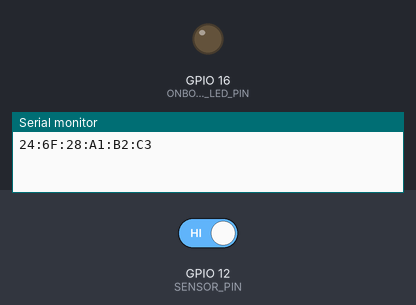
Bench run of a sketch on a simulated ESP8266 (NodeMCU). On the bench: output pins drawn as LEDs (lit = HIGH), the last lines printed to the serial monitor. The test bench sets the inputs (shaded band); at power-on: GPIO 12 (SENSOR_PIN) HIGH. A WiFi scan finds three made-up networks.

Above: at 1.3 s.
1.4 s: GPIO 12 (SENSOR_PIN) driven LOW
At 2.6 s:
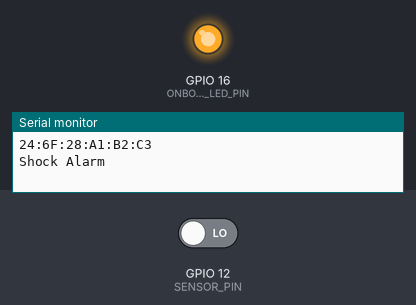
4.4 s: GPIO 12 (SENSOR_PIN) driven HIGH
Timing chart, 0 to 12.5 s (numbered marks = the images above; inputs shaded):
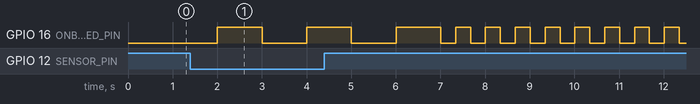

The sketch:

the-internet.ino
```cpp
#include "ESP8266WiFi.h"
#include <WiFiClient.h>

//#########################################
//# Defines
//#########################################
// LED defines
#define R_PIN
#define G_PIN
#define B_PIN
#define ONBOARD_LED_PIN 16 //D6 on board

// Sensor defines
#define SENSOR_PIN 12

// Wifi defines
#define SCAN_PERIOD 5000

//#########################################
//# Globals
//#########################################
// LED vars
long lastBlinkMillis;
boolean ledState;

// Scan vars
long lastScanMillis;
int networksFound = 1;

// Sensor vars
long lastTriggerMillis;
int sensorState = HIGH;  // This is where we record our shock measurement
boolean sensorTriggered = false;
int sensorTriggerCount = 0;
int sensorDebounceTime = 100; // Number of milli seconds to keep the shock alarm high

// Mode vars
int currentMode = 0;

//#########################################
//# Setup
//#########################################
void setup()
{
  Serial.begin(115200);
  Serial.println();

  pinMode(ONBOARD_LED_PIN, OUTPUT);
  pinMode(SENSOR_PIN, INPUT);

  Serial.println(WiFi.macAddress());
  WiFi.mode(WIFI_STA);
  WiFi.disconnect();
  delay(100);
}

//#########################################
//# Loop
//#########################################
void loop()
{
  long currentMillis = millis();

  // handle
  sensorState = digitalRead(SENSOR_PIN);
  if (sensorState == LOW) { // If we're in an alarm state
    lastTriggerMillis = currentMillis; // record the time of the shock
    if (!sensorTriggered) {
      Serial.println("Shock Alarm");
      sensorTriggerCount++;
      sensorTriggered = true;
    }
  } else {
    if ((currentMillis - lastTriggerMillis) > sensorDebounceTime  &&  sensorTriggered) {
      Serial.println("no alarm");
      Serial.println(sensorTriggerCount);
      sensorTriggered = false;
    }
  }

  // blink LED
  if (currentMillis - lastBlinkMillis > 1000 / networksFound)
  {
    digitalWrite(ONBOARD_LED_PIN, ledState);
    ledState = !ledState;
    lastBlinkMillis = currentMillis;
  }

  // trigger Wi-Fi network scan
  if (currentMillis - lastScanMillis > SCAN_PERIOD)
  {
    WiFi.scanNetworks(true);
    Serial.print("\nScan start ... ");
    lastScanMillis = currentMillis;
  }

  // print out Wi-Fi network scan result uppon completion
  int n = WiFi.scanComplete();
  if (n >= 0)
  {
    Serial.printf("%d network(s) found\n", n);
    networksFound = n;
    for (int i = 0; i < n; i++)
    {
      Serial.printf("%d: %s, Ch:%d (%ddBm) %s\n", i + 1, WiFi.SSID(i).c_str(), WiFi.channel(i), WiFi.RSSI(i), WiFi.encryptionType(i) == ENC_TYPE_NONE ? "open" : "");
    }
    WiFi.scanDelete();
  }
}
```
